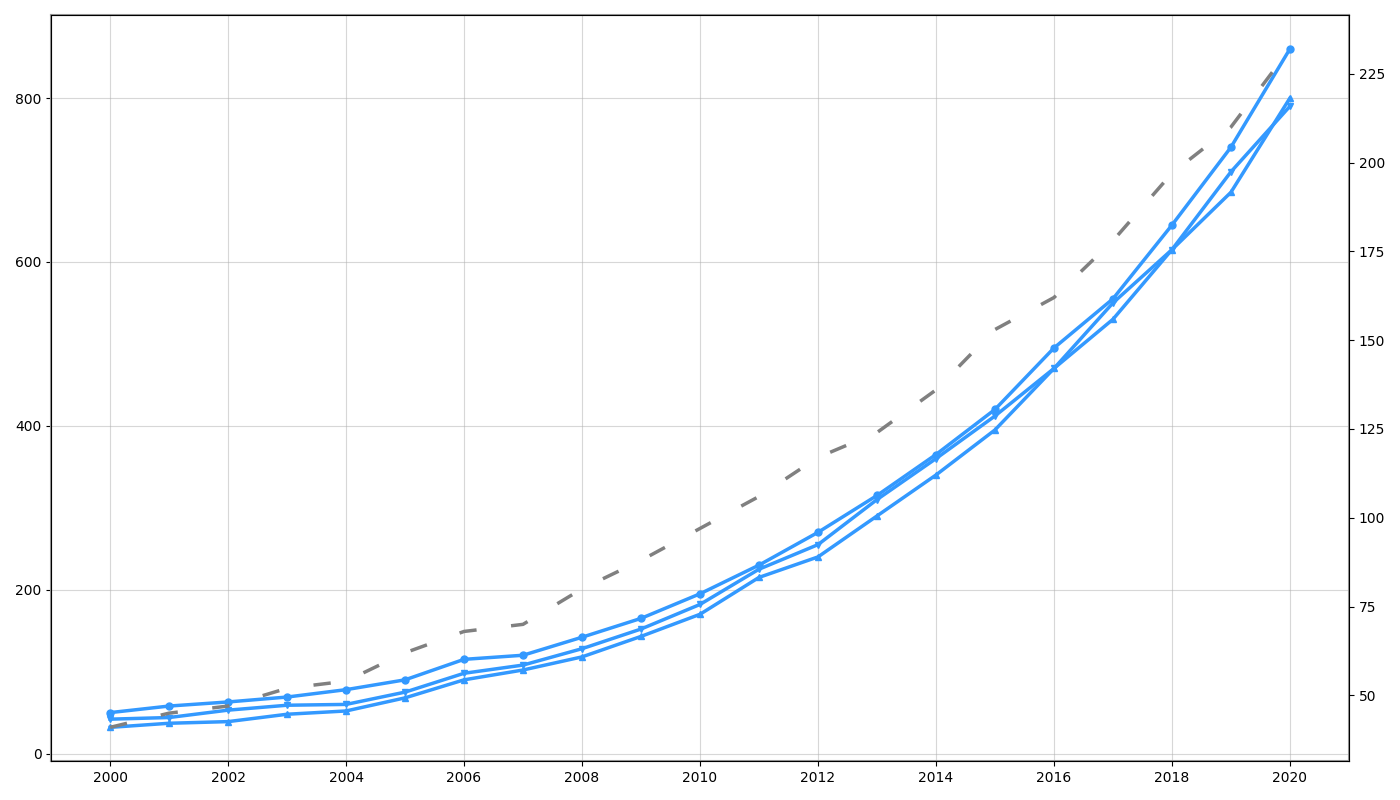

Reproduce this figure in Python.
import matplotlib.pyplot as plt
import numpy as np

# Years from 2000 to 2020
years = np.arange(2000, 2021)

# Artificially altered data for renewable energy production (MegaWatts) for three countries
country_data = {
    'EcoLand': [50, 58, 63, 69, 78, 90, 115, 120, 142, 165, 195, 230, 270, 315, 365, 420, 495, 555, 645, 740, 860],
    'GreenVille': [42, 44, 53, 59, 60, 75, 98, 108, 128, 152, 182, 225, 255, 310, 360, 412, 470, 550, 615, 710, 790],
    'Sustainia': [32, 37, 39, 48, 52, 68, 90, 102, 118, 143, 170, 215, 240, 290, 340, 395, 470, 530, 615, 685, 800]
}

global_growth_rate = np.array([41, 45, 47, 52, 54, 62, 68, 70, 80, 88, 97, 106, 117, 124, 136, 153, 162, 178, 197, 210, 232])

fig, ax1 = plt.subplots(figsize=(14, 8))
single_color = '#3399ff'
markers = ['o', 'v', '^']

# Apply consistent color to all country plots
for (country, marker) in zip(country_data.keys(), markers):
    ax1.plot(years, country_data[country], color=single_color, linewidth=2.5, marker=marker, markersize=5)

ax2 = ax1.twinx()
ax2.plot(years, global_growth_rate, color='grey', linestyle=(0, (5, 10)), linewidth=2.5)

ax1.set_xticks(np.arange(2000, 2021, 2))
ax1.grid(True, linestyle='-', which='major', axis='both', alpha=0.5)

for spine in ax1.spines.values():
    spine.set_edgecolor('#999999')
    spine.set_linewidth(1.5)

plt.tight_layout()
plt.show()
